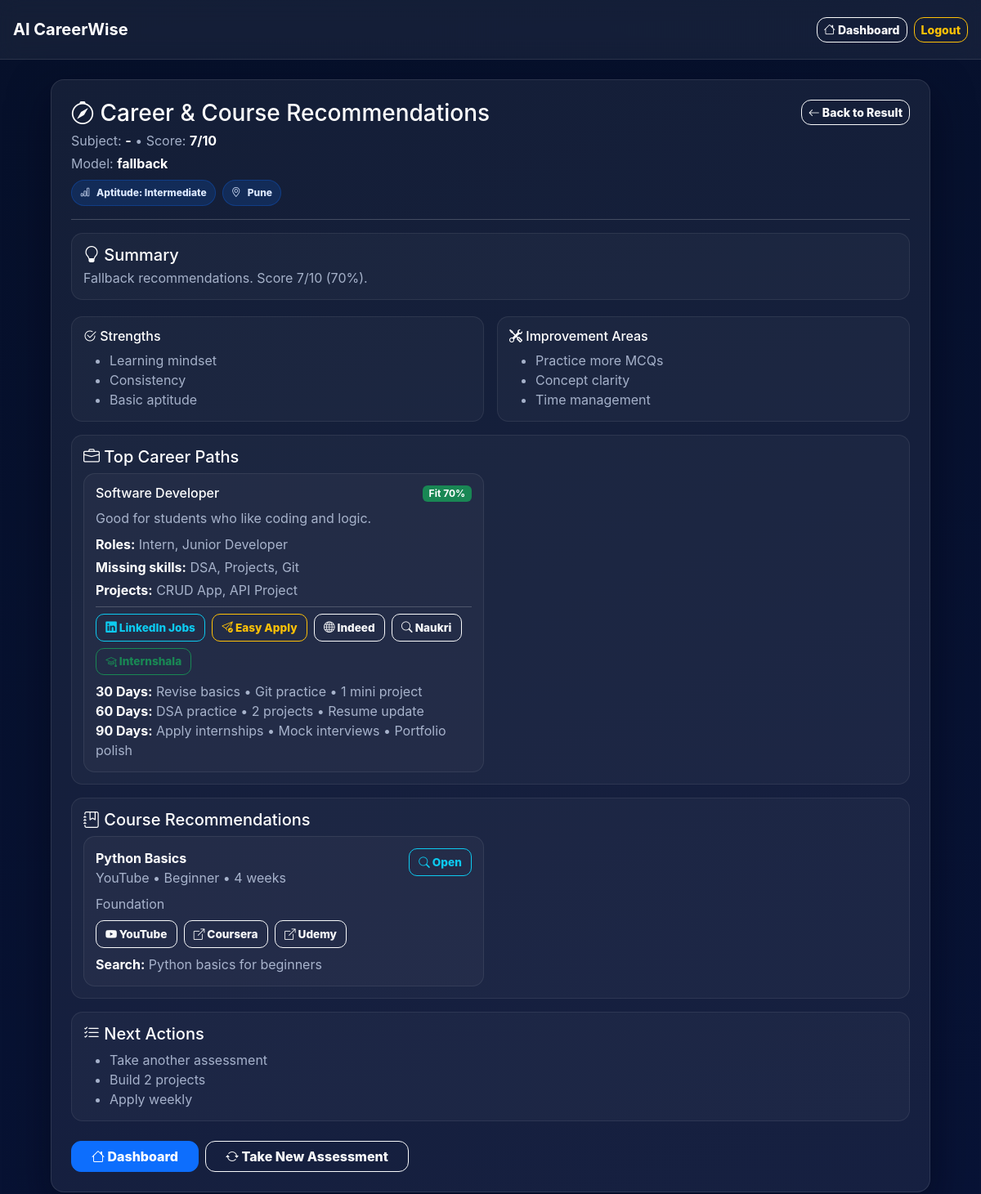
The app's page /student_career_report/14/ (signed in) with its own data.
### Virtaul_App/models.py (models this page shows, shortened)
class StudentAssessmentAttempt(models.Model):
    user = models.ForeignKey(User, on_delete=models.CASCADE, related_name="assessment_attempts")
    subject = models.CharField(max_length=120, blank=True, default="")
    interests_snapshot = models.JSONField(default=list, blank=True)
    skills_snapshot = models.JSONField(default=list, blank=True)
    questions = models.JSONField(default=list)
    answers = models.JSONField(default=dict, blank=True)
    score = models.IntegerField(default=0)
    total = models.IntegerField(default=10)
    model_name = models.CharField(max_length=80, default="gemini-2.5-flash")
    created_at = models.DateTimeField(auto_now_add=True)
    completed_at = models.DateTimeField(null=True, blank=True)
    career_recommendations = models.JSONField(default=dict, blank=True)
    career_model_name = models.CharField(max_length=80, blank=True, default="")
    career_created_at = models.DateTimeField(null=True, blank=True)

class StudentCareerReport(models.Model):
    attempt = models.OneToOneField(
        StudentAssessmentAttempt,
        on_delete=models.CASCADE,
        related_name="career_report_obj",
    )
    user = models.ForeignKey(User, on_delete=models.CASCADE)
    report = models.JSONField(default=dict)  # Gemini output JSON (same structure as career_recommendations)
    model_name = models.CharField(max_length=80, default="gemini-2.5-flash")
    created_at = models.DateTimeField(auto_now_add=True)

class StudentProfile(models.Model):
    user = models.OneToOneField(User, on_delete=models.CASCADE, related_name="student_profile")
    full_name = models.CharField(max_length=120, blank=True)
    phone = models.CharField(max_length=20, blank=True)
    email = models.EmailField(blank=True)
    dob = models.DateField(null=True, blank=True)
    gender = models.CharField(max_length=20, blank=True)
    city = models.CharField(max_length=80, blank=True)
    state = models.CharField(max_length=80, blank=True)
    highest_education = models.CharField(max_length=120, blank=True)   # e.g. 12th / Diploma / BSc / BE
    degree = models.CharField(max_length=120, blank=True)              # e.g. BE
    branch = models.CharField(max_length=120, blank=True)              # e.g. CS / IT
    college = models.CharField(max_length=200, blank=True)
    year_of_study = models.CharField(max_length=50, blank=True)        # e.g. 3rd year
    cgpa_or_percent = models.CharField(max_length=50, blank=True)
    skills = models.JSONField(default=list, blank=True)     # stored as ["Python","SQL"]
    interests = models.JSONField(default=list, blank=True)  # stored as ["NLP","Data Science"]
    strengths = models.TextField(blank=True)
    weaknesses = models.TextField(blank=True)
    career_goal = models.CharField(max_length=200, blank=True)
    preferred_roles = models.CharField(max_length=250, blank=True)
    linkedin_url = models.URLField(blank=True)
    github_url = models.URLField(blank=True)
    resume = models.FileField(upload_to="resumes/", blank=True, null=True)
    photo = models.ImageField(upload_to="student_photos/", blank=True, null=True)
    updated_at = models.DateTimeField(auto_now=True)

### Virtaul_App/views.py (the view, shortened to what this page needs)
# urls.py: path("student_career_report/<int:attempt_id>/", views.student_career_report, name="student_career_report"),
@login_required
def student_career_report(request, attempt_id):
    profile = StudentProfile.objects.filter(user=request.user).first()
    if not profile:
        messages.warning(request, "Please create your profile first.")
        return redirect("student_profile")
    attempt = get_object_or_404(StudentAssessmentAttempt, id=attempt_id, user=request.user)
    if not attempt.completed_at:
        messages.warning(request, "Please submit the assessment first.")
        return redirect("student_assessment")
    existing = StudentCareerReport.objects.filter(attempt=attempt, user=request.user).first()
    if existing:
        report = _enrich_report_with_links(existing.report, profile, attempt)
        return render(request, "student_career_report.html", {
            "attempt": attempt,
            "profile": profile,
            "report": report,
            "model_used": existing.model_name,
        })

### templates/student_career_report.html (shortened to what this page needs)
<!DOCTYPE html>
<html lang="en">
<head>
<link href="https://cdn.jsdelivr.net/npm/bootstrap@5.3.3/dist/css/bootstrap.min.css" rel="stylesheet">
<link href="https://cdn.jsdelivr.net/npm/bootstrap-icons@1.11.1/font/bootstrap-icons.css" rel="stylesheet">
</head>
<body>
<nav class="navbar navbar-expand-lg py-3 px-3">
  <a class="navbar-brand text-white fw-bold" href="#">AI CareerWise</a>
  <div class="ms-auto d-flex align-items-center gap-2">
    <a href="{% url 'student_dashboard' %}" class="btn btn-outline-light btn-sm"><i class="bi bi-house"></i> Dashboard</a>
    <a href="{% url 'logout' %}" class="btn btn-outline-warning btn-sm">Logout</a>
  </div>
</nav>
<div class="container py-4" style="max-width:1100px;">
  <div class="card-glass p-4">
    <div class="d-flex justify-content-between align-items-start flex-wrap gap-2">
      <div>
        <h3 class="text-white mb-1"><i class="bi bi-compass"></i> Career & Course Recommendations</h3>
        <div class="small-muted">
          Subject: <b class="text-white">{{ attempt.subject|default:"-" }}</b>
          • Score: <b class="text-white">{{ attempt.score }}/{{ attempt.total }}</b>
        </div>
        <div class="small-muted mt-1">
          Model: <b class="text-white">{{ model_used|default:"-" }}</b>
        </div>
        <div class="d-flex flex-wrap gap-2 mt-2">
          {% if report.aptitude_level %}
            <span class="pill"><i class="bi bi-bar-chart"></i> Aptitude: {{ report.aptitude_level }}</span>
          {% endif %}
          {% if profile and profile.city %}
            <span class="pill"><i class="bi bi-geo-alt"></i> {{ profile.city }}</span>
          {% endif %}
        </div>
      </div>
      <a class="btn btn-outline-light btn-sm" href="{% url 'student_assessment_result' attempt.id %}">
        <i class="bi bi-arrow-left"></i> Back to Result
      </a>
    </div>
    <hr class="hr-soft my-3">
    <div class="box">
      <h5 class="text-white mb-1"><i class="bi bi-lightbulb"></i> Summary</h5>
      <div class="small-muted">{{ report.summary|default:"-" }}</div>
    </div>
    <div class="row g-3 mt-1">
      <div class="col-md-6">
        <div class="box">
          <h6 class="text-white mb-2"><i class="bi bi-check2-circle"></i> Strengths</h6>
          {% if report.strengths %}
            <ul class="mb-0">
              {% for s in report.strengths %}
                <li class="small-muted">{{ s }}</li>
              {% endfor %}
            </ul>
          {% else %}
            <div class="small-muted">Not available</div>
          {% endif %}
        </div>
      </div>
      <div class="col-md-6">
        <div class="box">
          <h6 class="text-white mb-2"><i class="bi bi-tools"></i> Improvement Areas</h6>
          {% if report.improvement_areas %}
            <ul class="mb-0">
              {% for s in report.improvement_areas %}
                <li class="small-muted">{{ s }}</li>
              {% endfor %}
            </ul>
          {% else %}
            <div class="small-muted">Not available</div>
          {% endif %}
        </div>
      </div>
    </div>
    <div class="box mt-3">
      <h5 class="text-white mb-2"><i class="bi bi-briefcase"></i> Top Career Paths</h5>
      <div class="row g-3">
        {% for c in report.top_career_paths %}
          <div class="col-md-6">
            <div class="box h-100">
              <div class="d-flex justify-content-between align-items-center gap-2">
                <h6 class="text-white mb-0">{{ c.career|default:"Career" }}</h6>
                {% if c.fit_score %}
                  <span class="badge bg-success">Fit {{ c.fit_score }}%</span>
                {% endif %}
              </div>
              <div class="small-muted mt-2">{{ c.why_fit|default:"" }}</div>
              <div class="mt-2 small-muted"><b class="text-white">Roles:</b>
                {% if c.roles %}{{ c.roles|join:", " }}{% else %}-{% endif %}
              </div>
              <div class="mt-1 small-muted"><b class="text-white">Missing skills:</b>
                {% if c.missing_skills %}{{ c.missing_skills|join:", " }}{% else %}-{% endif %}
              </div>
              <div class="mt-1 small-muted"><b class="text-white">Projects:</b>
                {% if c.projects %}{{ c.projects|join:", " }}{% else %}-{% endif %}
              </div>
              <hr class="hr-soft my-2">
              {% with ms=c.missing_skills|join:" " %}
                {% with q=c.career|default:""|add:" "|add:attempt.subject|default_if_none:""|add:" "|add:ms %}
                  <div class="d-flex flex-wrap gap-2 mb-2">
                    <a class="btn btn-outline-info link-btn" target="_blank"
                       href="https://www.linkedin.com/jobs/search/?keywords={{ q|urlencode }}">
                      <i class="bi bi-linkedin"></i> LinkedIn Jobs
                    </a>
                    <a class="btn btn-outline-warning link-btn" target="_blank"
                       href="https://www.linkedin.com/jobs/search/?f_AL=true&keywords={{ q|urlencode }}">
                      <i class="bi bi-send-check"></i> Easy Apply
                    </a>
                    <a class="btn btn-outline-light link-btn" target="_blank"
                       href="https://www.indeed.com/jobs?q={{ q|urlencode }}">
                      <i class="bi bi-globe"></i> Indeed
                    </a>
                    <a class="btn btn-outline-light link-btn" target="_blank"
                       href="https://www.naukri.com/{{ c.career|default:'jobs'|urlencode }}-jobs">
                      <i class="bi bi-search"></i> Naukri
                    </a>
                    <a class="btn btn-outline-success link-btn" target="_blank"
                       href="https://internshala.com/internships/keywords-{{ c.career|default:'intern'|urlencode }}/">
                      <i class="bi bi-mortarboard"></i> Internshala
                    </a>
                  </div>
                {% endwith %}
              {% endwith %}
              {% if c.roadmap_30_60_90 %}
                <div class="small-muted"><b class="text-white">30 Days:</b>
                  {% if c.roadmap_30_60_90.days_30 %}{{ c.roadmap_30_60_90.days_30|join:" • " }}{% else %}-{% endif %}
                </div>
                <div class="small-muted"><b class="text-white">60 Days:</b>
                  {% if c.roadmap_30_60_90.days_60 %}{{ c.roadmap_30_60_90.days_60|join:" • " }}{% else %}-{% endif %}
                </div>
                <div class="small-muted"><b class="text-white">90 Days:</b>
                  {% if c.roadmap_30_60_90.days_90 %}{{ c.roadmap_30_60_90.days_90|join:" • " }}{% else %}-{% endif %}
                </div>
              {% endif %}
            </div>
          </div>
        {% empty %}
          <div class="small-muted">No career paths available.</div>
        {% endfor %}
      </div>
    </div>
    <div class="box mt-3">
      <h5 class="text-white mb-2"><i class="bi bi-journal-bookmark"></i> Course Recommendations</h5>
      <div class="row g-3">
        {% for c in report.course_recommendations %}
          <div class="col-md-6">
            <div class="box h-100">
              <div class="d-flex justify-content-between align-items-start gap-2">
                <div>
                  <div class="text-white fw-bold">{{ c.title|default:"Course" }}</div>
                  <div class="small-muted">
                    {{ c.platform|default:"Platform" }} • {{ c.level|default:"Level" }}
                    {% if c.duration_weeks %} • {{ c.duration_weeks }} weeks{% endif %}
                  </div>
                </div>
                {% with qq=c.search_query|default:c.title %}
                  <a class="btn btn-outline-info link-btn" target="_blank"
                     href="https://www.google.com/search?q={{ qq|urlencode }}">
                    <i class="bi bi-search"></i> Open
                  </a>
                {% endwith %}
              </div>
              <div class="small-muted mt-2">{{ c.why|default:"" }}</div>
              {% with qq=c.search_query|default:c.title %}
                <div class="d-flex flex-wrap gap-2 mt-2">
                  <a class="btn btn-outline-light link-btn" target="_blank"
                     href="https://www.youtube.com/results?search_query={{ qq|urlencode }}">
                    <i class="bi bi-youtube"></i> YouTube
                  </a>
                  <a class="btn btn-outline-light link-btn" target="_blank"
                     href="https://www.coursera.org/search?query={{ qq|urlencode }}">
                    <i class="bi bi-box-arrow-up-right"></i> Coursera
                  </a>
                  <a class="btn btn-outline-light link-btn" target="_blank"
                     href="https://www.udemy.com/courses/search/?q={{ qq|urlencode }}">
                    <i class="bi bi-box-arrow-up-right"></i> Udemy
                  </a>
                </div>
              {% endwith %}
              {% if c.search_query %}
                <div class="small-muted mt-2"><b class="text-white">Search:</b> {{ c.search_query }}</div>
              {% endif %}
            </div>
          </div>
        {% empty %}
          <div class="small-muted">No courses available.</div>
        {% endfor %}
      </div>
    </div>
    <div class="box mt-3">
      <h5 class="text-white mb-2"><i class="bi bi-list-check"></i> Next Actions</h5>
      {% if report.next_actions %}
        <ul class="mb-0">
          {% for a in report.next_actions %}
            <li class="small-muted">{{ a }}</li>
          {% endfor %}
        </ul>
      {% else %}
        <div class="small-muted">No next actions available.</div>
      {% endif %}
    </div>
    <div class="d-flex gap-2 flex-wrap mt-4">
      <a class="btn btn-primary px-4" href="{% url 'student_dashboard' %}">
        <i class="bi bi-house"></i> Dashboard
      </a>
      <a class="btn btn-outline-light px-4" href="{% url 'student_assessment' %}">
        <i class="bi bi-arrow-repeat"></i> Take New Assessment
      </a>
    </div>
  </div>
</div>
</body>
</html>

### records on screen
StudentAssessmentAttempt: subject "-", score "7", total "10"
StudentCareerReport: model_name "fallback"
StudentProfile: city "Pune", career "Software Developer", fit_score "70", why_fit "Good for students who like coding and logic.", roles "Intern, Junior Developer", missing_skills "DSA, Projects, Git", projects "CRUD App, API Project", roadmap_30_60_90.days_30 "Revise basics • Git practice • 1 mini project", roadmap_30_60_90.days_60 "DSA practice • 2 projects • Resume update", roadmap_30_60_90.days_90 "Apply internships • Mock interviews • Portfolio polish"

### other values on screen
{{ report.aptitude_level }} "Intermediate"
{{ report.summary|default:"-" }} "Fallback recommendations. Score 7/10 (70%)."
{{ s }} "Learning mindset" "Consistency" "Basic aptitude"
{{ s }} "Practice more MCQs" "Concept clarity" "Time management"
{{ c.title|default:"Course" }} "Python Basics"
{{ c.platform|default:"Platform" }} "YouTube"
{{ c.level|default:"Level" }} "Beginner"
{{ c.duration_weeks }} "4"
{{ c.why|default:"" }} "Foundation"
{{ c.search_query }} "Python basics for beginners"
{{ a }} "Take another assessment" "Build 2 projects" "Apply weekly"
